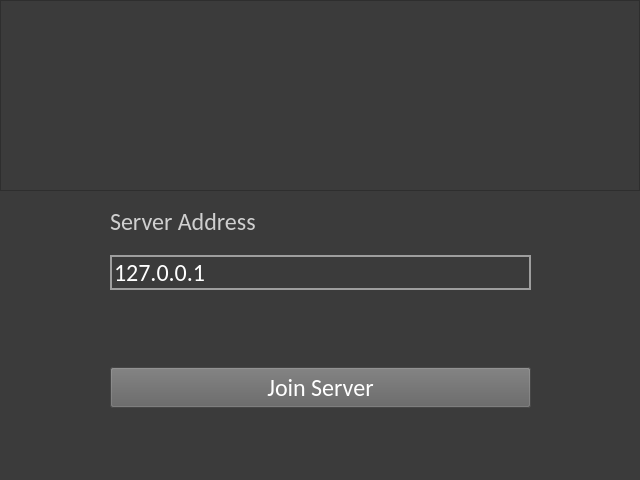
<?xml version="1.0" encoding="UTF-8"?>
<ui version="4.0">
 <class>Form</class>
 <widget class="QWidget" name="Form">
  <property name="windowModality">
   <enum>Qt::NonModal</enum>
  </property>
  <property name="geometry">
   <rect>
    <x>0</x>
    <y>0</y>
    <width>640</width>
    <height>480</height>
   </rect>
  </property>
  <property name="sizePolicy">
   <sizepolicy hsizetype="Minimum" vsizetype="Minimum">
    <horstretch>0</horstretch>
    <verstretch>0</verstretch>
   </sizepolicy>
  </property>
  <property name="minimumSize">
   <size>
    <width>640</width>
    <height>480</height>
   </size>
  </property>
  <property name="maximumSize">
   <size>
    <width>640</width>
    <height>480</height>
   </size>
  </property>
  <property name="baseSize">
   <size>
    <width>640</width>
    <height>480</height>
   </size>
  </property>
  <property name="windowTitle">
   <string>Clue-Less Game Client</string>
  </property>
  <property name="autoFillBackground">
   <bool>false</bool>
  </property>
  <property name="styleSheet">
   <string notr="true">background-color: #3B3B3B; color: #FFFFFF; font-family: Calibri;</string>
  </property>
  <widget class="QWidget" name="verticalLayoutWidget">
   <property name="geometry">
    <rect>
     <x>0</x>
     <y>0</y>
     <width>642</width>
     <height>767</height>
    </rect>
   </property>
   <layout class="QVBoxLayout" name="verticalLayout">
    <property name="sizeConstraint">
     <enum>QLayout::SetMaximumSize</enum>
    </property>
    <item>
     <widget class="QFrame" name="frame">
      <property name="sizePolicy">
       <sizepolicy hsizetype="Fixed" vsizetype="Fixed">
        <horstretch>0</horstretch>
        <verstretch>0</verstretch>
       </sizepolicy>
      </property>
      <property name="minimumSize">
       <size>
        <width>640</width>
        <height>191</height>
       </size>
      </property>
      <property name="baseSize">
       <size>
        <width>640</width>
        <height>191</height>
       </size>
      </property>
      <property name="frameShape">
       <enum>QFrame::StyledPanel</enum>
      </property>
      <property name="frameShadow">
       <enum>QFrame::Raised</enum>
      </property>
      <widget class="QLabel" name="label_2">
       <property name="geometry">
        <rect>
         <x>50</x>
         <y>50</y>
         <width>531</width>
         <height>101</height>
        </rect>
       </property>
       <property name="text">
        <string/>
       </property>
       <property name="pixmap">
        <pixmap>../resources/GameTitle_Small.png</pixmap>
       </property>
       <property name="scaledContents">
        <bool>true</bool>
       </property>
       <property name="wordWrap">
        <bool>false</bool>
       </property>
      </widget>
     </widget>
    </item>
    <item>
     <widget class="QWidget" name="Widget_JoinServer" native="true">
      <property name="sizePolicy">
       <sizepolicy hsizetype="Fixed" vsizetype="Fixed">
        <horstretch>0</horstretch>
        <verstretch>0</verstretch>
       </sizepolicy>
      </property>
      <property name="minimumSize">
       <size>
        <width>640</width>
        <height>281</height>
       </size>
      </property>
      <property name="baseSize">
       <size>
        <width>640</width>
        <height>281</height>
       </size>
      </property>
      <property name="layoutDirection">
       <enum>Qt::LeftToRight</enum>
      </property>
      <widget class="QPushButton" name="Btn_JoinServer">
       <property name="geometry">
        <rect>
         <x>110</x>
         <y>170</y>
         <width>421</width>
         <height>41</height>
        </rect>
       </property>
       <property name="font">
        <font>
         <family>Calibri</family>
         <pointsize>18</pointsize>
        </font>
       </property>
       <property name="styleSheet">
        <string notr="true">background: #626262; color: White</string>
       </property>
       <property name="text">
        <string>Join Server</string>
       </property>
       <property name="checkable">
        <bool>false</bool>
       </property>
      </widget>
      <widget class="QLineEdit" name="Entry">
       <property name="geometry">
        <rect>
         <x>110</x>
         <y>58</y>
         <width>421</width>
         <height>35</height>
        </rect>
       </property>
       <property name="sizePolicy">
        <sizepolicy hsizetype="Expanding" vsizetype="Preferred">
         <horstretch>0</horstretch>
         <verstretch>0</verstretch>
        </sizepolicy>
       </property>
       <property name="font">
        <font>
         <family>Monospac821 BT</family>
         <pointsize>18</pointsize>
        </font>
       </property>
       <property name="styleSheet">
        <string notr="true">border: 2px solid #9E9E9E;font-family: &quot;Monospac821 BT&quot;;</string>
       </property>
       <property name="text">
        <string>127.0.0.1</string>
       </property>
      </widget>
      <widget class="QLabel" name="Label_JoinErrorMsg">
       <property name="geometry">
        <rect>
         <x>110</x>
         <y>100</y>
         <width>421</width>
         <height>41</height>
        </rect>
       </property>
       <property name="styleSheet">
        <string notr="true">color: Red;</string>
       </property>
       <property name="text">
        <string/>
       </property>
       <property name="textFormat">
        <enum>Qt::PlainText</enum>
       </property>
       <property name="alignment">
        <set>Qt::AlignLeading|Qt::AlignLeft|Qt::AlignTop</set>
       </property>
       <property name="wordWrap">
        <bool>true</bool>
       </property>
      </widget>
      <widget class="QLabel" name="EntryLabel">
       <property name="geometry">
        <rect>
         <x>110</x>
         <y>10</y>
         <width>145</width>
         <height>29</height>
        </rect>
       </property>
       <property name="font">
        <font>
         <family>Calibri</family>
         <pointsize>18</pointsize>
        </font>
       </property>
       <property name="styleSheet">
        <string notr="true">color: #CFCFCF</string>
       </property>
       <property name="text">
        <string>Server Address</string>
       </property>
       <property name="alignment">
        <set>Qt::AlignLeading|Qt::AlignLeft|Qt::AlignVCenter</set>
       </property>
      </widget>
     </widget>
    </item>
    <item>
     <widget class="QWidget" name="Widget_ConfirmPlayer" native="true">
      <property name="sizePolicy">
       <sizepolicy hsizetype="Fixed" vsizetype="Fixed">
        <horstretch>0</horstretch>
        <verstretch>0</verstretch>
       </sizepolicy>
      </property>
      <property name="minimumSize">
       <size>
        <width>640</width>
        <height>281</height>
       </size>
      </property>
      <property name="baseSize">
       <size>
        <width>640</width>
        <height>281</height>
       </size>
      </property>
      <widget class="QPushButton" name="Btn_ConfirmPlayer">
       <property name="geometry">
        <rect>
         <x>110</x>
         <y>170</y>
         <width>421</width>
         <height>41</height>
        </rect>
       </property>
       <property name="font">
        <font>
         <family>Calibri</family>
         <pointsize>18</pointsize>
        </font>
       </property>
       <property name="styleSheet">
        <string notr="true">background: #626262; color: White</string>
       </property>
       <property name="text">
        <string>Confirm</string>
       </property>
       <property name="checkable">
        <bool>false</bool>
       </property>
      </widget>
      <widget class="QLineEdit" name="Entry_2">
       <property name="geometry">
        <rect>
         <x>110</x>
         <y>58</y>
         <width>421</width>
         <height>35</height>
        </rect>
       </property>
       <property name="sizePolicy">
        <sizepolicy hsizetype="Expanding" vsizetype="Preferred">
         <horstretch>0</horstretch>
         <verstretch>0</verstretch>
        </sizepolicy>
       </property>
       <property name="font">
        <font>
         <family>Monospac821 BT</family>
         <pointsize>18</pointsize>
        </font>
       </property>
       <property name="styleSheet">
        <string notr="true">border: 2px solid #9E9E9E;font-family: &quot;Monospac821 BT&quot;;</string>
       </property>
      </widget>
      <widget class="QLabel" name="Label_JoinErrorMsg_2">
       <property name="geometry">
        <rect>
         <x>110</x>
         <y>100</y>
         <width>421</width>
         <height>41</height>
        </rect>
       </property>
       <property name="styleSheet">
        <string notr="true">color: Red;</string>
       </property>
       <property name="text">
        <string/>
       </property>
       <property name="textFormat">
        <enum>Qt::PlainText</enum>
       </property>
       <property name="alignment">
        <set>Qt::AlignLeading|Qt::AlignLeft|Qt::AlignTop</set>
       </property>
       <property name="wordWrap">
        <bool>true</bool>
       </property>
      </widget>
      <widget class="QLabel" name="EntryLabel_2">
       <property name="geometry">
        <rect>
         <x>110</x>
         <y>10</y>
         <width>145</width>
         <height>29</height>
        </rect>
       </property>
       <property name="font">
        <font>
         <family>Calibri</family>
         <pointsize>18</pointsize>
        </font>
       </property>
       <property name="styleSheet">
        <string notr="true">color: #CFCFCF</string>
       </property>
       <property name="text">
        <string>Player Name</string>
       </property>
       <property name="alignment">
        <set>Qt::AlignLeading|Qt::AlignLeft|Qt::AlignVCenter</set>
       </property>
      </widget>
     </widget>
    </item>
   </layout>
  </widget>
 </widget>
 <resources/>
 <connections/>
</ui>
